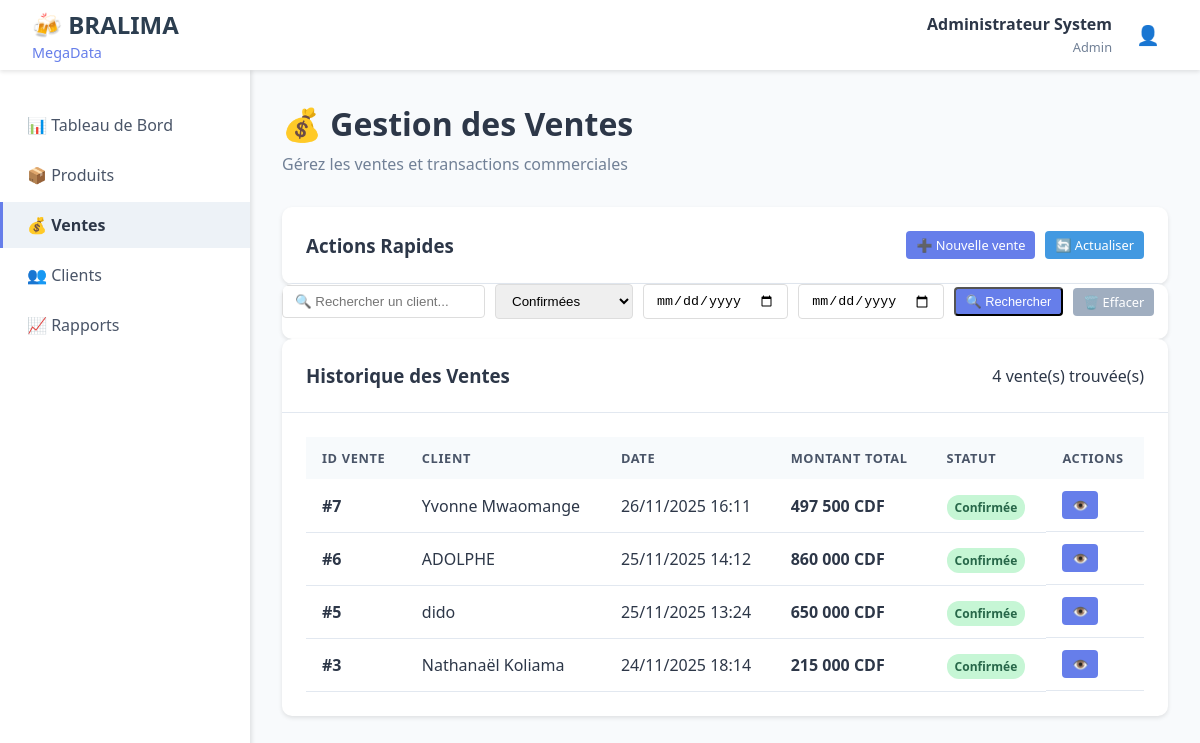
Page /modules/ventes/liste.php?statut=confirmee (signed in) on the committed database.
### tables this page shows
CREATE TABLE `ventes` (
  `id_vente` int(11) NOT NULL,
  `id_client` int(11) DEFAULT NULL,
  `date_vente` datetime DEFAULT current_timestamp(),
  `montant_total` decimal(15,2) DEFAULT 0.00,
  `statut` enum('en_attente','confirmee','annulee') DEFAULT 'confirmee'
);

CREATE TABLE `clients` (
  `id_client` int(11) NOT NULL,
  `nom_client` varchar(100) NOT NULL,
  `adresse` text DEFAULT NULL,
  `telephone` varchar(20) DEFAULT NULL,
  `email` varchar(100) DEFAULT NULL,
  `date_creation` datetime DEFAULT current_timestamp(),
  `statut` enum('actif','inactif') DEFAULT 'actif'
);

### modules/ventes/liste.php (the view, shortened to what this page needs)
<!DOCTYPE html>
<html lang="fr">
<head>
    <link rel="stylesheet" href="../../assets/css/dashboard.css">
</head>
<body>
    <?php include '../../includes/header.php'; ?>
    <div class="container">
        <?php include '../../includes/sidebar.php'; ?>
        <main class="main-content">
            <div class="page-header">
                <h1>💰 Gestion des Ventes</h1>
                <p>Gérez les ventes et transactions commerciales</p>
            </div>
            <div class="content-card">
                <div class="card-header">
                    <h3>Actions Rapides</h3>
                    <div style="display: flex; gap: 10px;">
                        <a href="nouvelle.php" class="btn btn-primary">➕ Nouvelle vente</a>
                        <a href="liste.php" class="btn btn-info">🔄 Actualiser</a>
                    </div>
                </div>
            </div>
            <div class="content-card">
                <form method="GET" id="searchForm">
                    <div class="search-bar">
                        <input type="text" name="search" id="searchInput"
                            placeholder="🔍 Rechercher un client..."
                            value="<?php echo $_GET['search'] ?? ''; ?>">
                        <select name="statut" id="statutFilter">
                            <option value="confirmee" <?php echo ($_GET['statut'] ?? '') == 'confirmee' ? 'selected' : ''; ?>>Confirmées</option>
                        </select>
                        <input type="date" name="date_debut" value="<?php echo $_GET['date_debut'] ?? ''; ?>">
                        <input type="date" name="date_fin" value="<?php echo $_GET['date_fin'] ?? ''; ?>">
                        <button type="submit" class="btn btn-primary">🔍 Rechercher</button>
                        <a href="liste.php" class="btn btn-secondary">🗑️ Effacer</a>
                    </div>
                </form>
            </div>
            <div class="content-card">
                <div class="card-header">
                    <h3>Historique des Ventes</h3>
                    <span id="venteCount">
                        <?php
                        try {
                            $pdo = getDBConnection();
                            $where = [];
                            $params = [];
                            if (!empty($_GET['statut'])) {
                                $where[] = "v.statut = ?";
                                $params[] = $_GET['statut'];
                            }
                            $where_clause = $where ? 'WHERE ' . implode(' AND ', $where) : '';
                            $count_sql = "
                                SELECT COUNT(*) as total
                                FROM ventes v
                                LEFT JOIN clients c ON v.id_client = c.id_client
                                $where_clause
                            ";
                            $stmt = $pdo->prepare($count_sql);
                            $stmt->execute($params);
                            $total = $stmt->fetch()['total'];
                            echo $total . ' vente(s) trouvée(s)';
                        } catch (Exception $e) {
                            echo 'Erreur de comptage';
                        }
                        ?>
                    </span>
                </div>
                <div class="card-content">
                    <?php
                    try {
                        $pdo = getDBConnection();
                        $sql = "
                            SELECT v.*, c.nom_client
                            FROM ventes v
                            LEFT JOIN clients c ON v.id_client = c.id_client
                            $where_clause
                            ORDER BY v.date_vente DESC
                        ";
                        $stmt = $pdo->prepare($sql);
                        $stmt->execute($params);
                        $ventes = $stmt->fetchAll();
                        if (count($ventes) > 0):
                    ?>
                            <table class="data-table">
                                <thead>
                                    <tr>
                                        <th>ID Vente</th>
                                        <th>Client</th>
                                        <th>Date</th>
                                        <th>Montant Total</th>
                                        <th>Statut</th>
                                        <th>Actions</th>
                                    </tr>
                                </thead>
                                <tbody>
                                    <?php foreach ($ventes as $vente):
                                        switch ($vente['statut']) {
                                            case 'confirmee':
                                                $statut_class = 'badge-success';
                                                $statut_text = 'Confirmée';
                                                break;
                                        }
                                    ?>
                                        <tr>
                                            <td><strong>#<?php echo $vente['id_vente']; ?></strong></td>
                                            <td><?php echo $vente['nom_client'] ?? 'Client non spécifié'; ?></td>
                                            <td><?php echo date('d/m/Y H:i', strtotime($vente['date_vente'])); ?></td>
                                            <td><strong><?php echo number_format($vente['montant_total'], 0, ',', ' '); ?> CDF</strong></td>
                                            <td>
                                                <span class="badge <?php echo $statut_class; ?>">
                                                    <?php echo $statut_text; ?>
                                                </span>
                                            </td>
                                            <td class="actions">
                                                <a href="details.php?id=<?php echo $vente['id_vente']; ?>" class="btn btn-primary" title="Voir détails">
                                                    👁️
                                                </a>
                                            </td>
                                        </tr>
                                    <?php endforeach; ?>
                                </tbody>
                            </table>
                        <?php endif; ?>
                    <?php
                    } catch (Exception $e) {
                        echo '<div style="text-align: center; padding: 2rem; color: red;">';
                        echo '<p>❌ Erreur lors du chargement des ventes</p>';
                        echo '<p><small>' . $e->getMessage() . '</small></p>';
                        echo '</div>';
                    }
                    ?>
                </div>
            </div>
        </main>
    </div>
</body>
</html>

### assets/css/dashboard.css (style rules this page uses)
* { margin: 0; padding: 0; box-sizing: border-box; }
body { font-family: "Segoe UI", Tahoma, Geneva, Verdana, sans-serif; background-color: #f8fafc; color: #2d3748; }
.container { display: flex; min-height: 100vh; padding-top: 70px; }
.main-content { flex: 1; padding: 2rem; margin-left: 250px; }
.page-header { margin-bottom: 2rem; }
.page-header h1 { font-size: 2rem; color: #2d3748; margin-bottom: 0.5rem; }
.page-header p { color: #718096; }
.content-card { background: white; border-radius: 10px; box-shadow: 0 2px 4px rgba(0, 0, 0, 0.1); overflow: hidden; }
.card-header { padding: 1.5rem; border-bottom: 1px solid #e2e8f0; display: flex; justify-content: space-between; align-items: center; }
.card-content { padding: 1.5rem; }
.data-table { width: 100%; border-collapse: collapse; }
.data-table th { background: #f7fafc; padding: 0.75rem 1rem; text-align: left; font-weight: 600; color: #4a5568; font-size: 0.8rem; text-transform: uppercase; letter-spacing: 0.05em; }
.data-table td { padding: 0.75rem 1rem; border-bottom: 1px solid #e2e8f0; }

### modules/ventes/liste.php (style rules this page uses)
.actions { display: flex; gap: 5px; }
.btn { padding: 5px 10px; text-decoration: none; border-radius: 4px; font-size: 0.8rem; }
.btn-primary { background: #667eea; color: white; }
.btn-info { background: #4299e1; color: white; }
.btn-secondary { background: #a0aec0; color: white; }
.search-bar { margin-bottom: 20px; display: flex; gap: 10px; align-items: center; flex-wrap: wrap; }
.search-bar input, .search-bar select { padding: 8px 12px; border: 1px solid #ddd; border-radius: 4px; }
.badge { padding: 4px 8px; border-radius: 12px; font-size: 0.75rem; font-weight: 600; }
.badge-success { background: #c6f6d5; color: #276749; }

### rows in the picture
ventes: id_vente "7", id_client.nom_client "Yvonne Mwaomange", date_vente "26/11/2025 16:11", montant_total "497 500", statut "Confirmée"
ventes: id_vente "6", id_client.nom_client "ADOLPHE", date_vente "25/11/2025 14:12", montant_total "860 000", statut "Confirmée"
ventes: id_vente "5", id_client.nom_client "dido", date_vente "25/11/2025 13:24", montant_total "650 000", statut "Confirmée"
ventes: id_vente "3", id_client.nom_client "Nathanaël Koliama", date_vente "24/11/2025 18:14", montant_total "215 000", statut "Confirmée"

### other values in the picture
$_SESSION['nom_complet'] "Administrateur System"
$_SESSION['role'] "Admin"
$total "4"
